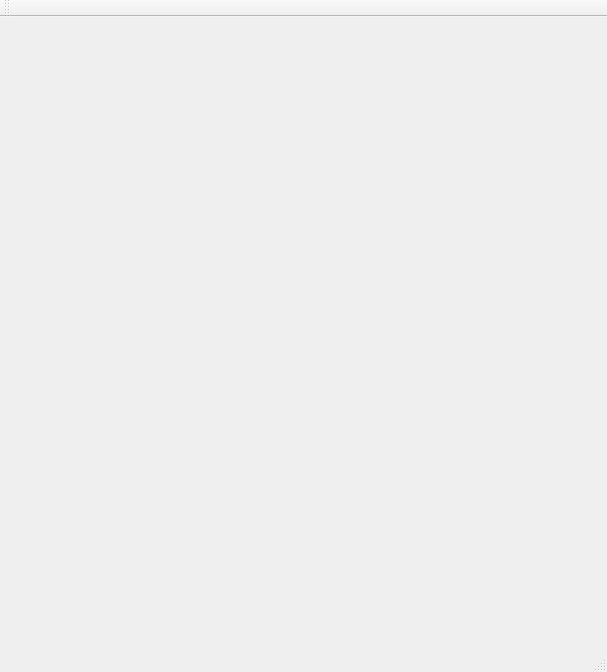
<?xml version="1.0" encoding="UTF-8"?>
<ui version="4.0">
 <class>MainWindow</class>
 <widget class="QMainWindow" name="MainWindow">
  <property name="geometry">
   <rect>
    <x>0</x>
    <y>0</y>
    <width>607</width>
    <height>672</height>
   </rect>
  </property>
  <property name="windowTitle">
   <string>MainWindow</string>
  </property>
  <widget class="QWidget" name="centralWidget"/>
  <widget class="QMenuBar" name="menuBar">
   <property name="geometry">
    <rect>
     <x>0</x>
     <y>0</y>
     <width>607</width>
     <height>21</height>
    </rect>
   </property>
  </widget>
  <widget class="QToolBar" name="mainToolBar">
   <attribute name="toolBarArea">
    <enum>TopToolBarArea</enum>
   </attribute>
   <attribute name="toolBarBreak">
    <bool>false</bool>
   </attribute>
  </widget>
  <widget class="QStatusBar" name="statusBar"/>
 </widget>
 <layoutdefault spacing="6" margin="11"/>
 <resources/>
 <connections/>
</ui>
